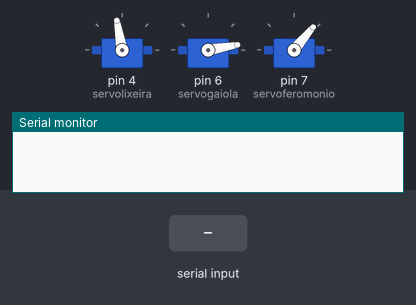
Simulated run of this sketch. Board: Arduino Uno, built with avr-gcc and run on an emulated ATmega328P. On the bench: 3 × servo, the last lines printed to the serial monitor. The test bench sets the inputs (shaded band).

Above: at 1.2 s.
1.3 s: "2" received over Serial
At 1.75 s:
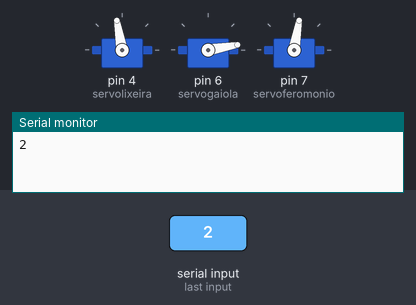
4.3 s: "1" received over Serial
At 7.1 s:
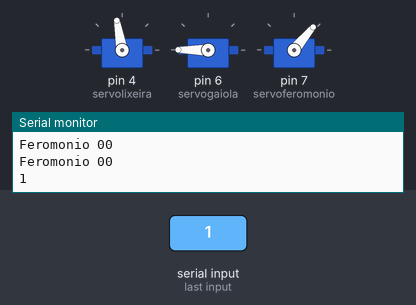
7.3 s: "3" received over Serial
At 9.4 s:
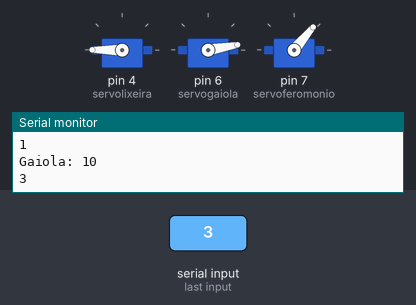
Timing chart, 0 to 13.6 s (numbered marks = the images above; inputs shaded):
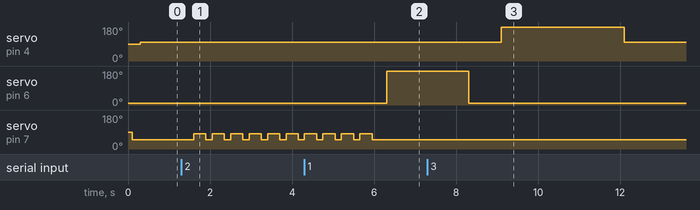

Measured:
- after the input at 1.3 s, servo on pin 7 (servoferomonio): alternates 80° for 0.30 s and 50° for 0.15 s, starting after 0.30 s
- after the input at 4.3 s, servo on pin 6 (servogaiola): 10° → 180° after 2.0 s
- after the input at 7.3 s, servo on pin 4 (servolixeira): 100° → 180° after 1.8 s, → 100° 3.0 s later

The sketch:

codigo_arduino.ino
```cpp
#include <Servo.h>

Servo servogaiola,servoferomonio,servolixeira;

// constants won't change. They're used here to
// set pin numbers:
const int buttondisparo = 2;     // the number of the pushbutton pin


int gaiolafechado = 10;
int gaiolaaberto = 180;

int feromonioaberto =80;
int feromoniofechado = 50;

int lixeiraaberto = 250;
int lixeirafechado = 100;

// variables will change:
int gaiolaState = 0;         // variable for reading the pushbutton status
int feromonioState = 0;
int lixeiraState = 0;

void setup() {
  Serial.begin(9600);
  servolixeira.attach(4);   //amarelo
  servogaiola.attach(6);   //marron
  servoferomonio.attach(7);   //roxo

  // initialize the pushbutton pin as an input:
  pinMode(buttondisparo, INPUT);
}

void loop() {
        gaiolaState=0;
        feromonioState=0;
        lixeiraState=0;

    //leitura do teclado
  if (Serial.available()) { // Verificar se há caracteres disponíveis
      char caractere = Serial.read(); // Armazena caractere lido
      if ( caractere=='1' ) {
                Serial.println("1");

        gaiolaState = 1;
      }
      else if( caractere=='2')
      {
                Serial.println("2");

        feromonioState=1;
      }
      else if( caractere=='3')
      {
        Serial.println("3");
        lixeiraState=1;
      }
      else
      {
        gaiolaState=0;
        feromonioState=0;
        lixeiraState=0;
      }
   }

  //gaiola
     if(gaiolaState == 1)
    {
       servogaiola.write(gaiolaaberto);
       delay(2000);          //Delay para o servo atingir a posiçao
       servogaiola.write(gaiolafechado);
       delay(100);
       Serial.print("Gaiola: ");
       Serial.print(gaiolaState);
       gaiolaState = 0;
       Serial.println(gaiolaState);
    }
    else
    {
       servogaiola.write(gaiolafechado);
       delay(100);
    }

    //feromonio
    if(feromonioState == 1)
    {
      for(int i=0; i<10;i++)
      {
       servoferomonio.write(feromonioaberto);  //Move o servo para o angulo de 60 graus
       delay(300);          //Delay para o servo atingir a posiçao
       servoferomonio.write(feromoniofechado);  //Move o servo para o angulo de 60 graus
       delay(150);          //Delay para o servo atingir a posiçao
       Serial.print("Feromonio ");
       Serial.print(feromonioState);
       feromonioState = 0;
       Serial.println(feromonioState);
      }

    }
    else
    {
      servoferomonio.write(feromoniofechado);  //Move o servo para o angulo de 60 graus
      delay(200);          //Delay para o servo atingir a posiçao
    }

    //lixeira
    if(lixeiraState == 1)
    {
       servolixeira.write(lixeiraaberto);  //Move o servo para o angulo de 60 graus
       delay(3000);          //Delay para o servo atingir a posiçao
       servolixeira.write(lixeirafechado);  //Move o servo para o angulo de 60 graus
       delay(150);          //Delay para o servo atingir a posiçao
       Serial.print("Lixeira ");
       Serial.print(lixeiraState);
       lixeiraState = 0;
       Serial.println(lixeiraState);
    }
    else
    {
      servolixeira.write(lixeirafechado);  //Move o servo para o angulo de 60 graus
      delay(200);          //Delay para o servo atingir a posiçao
    }

}
```
